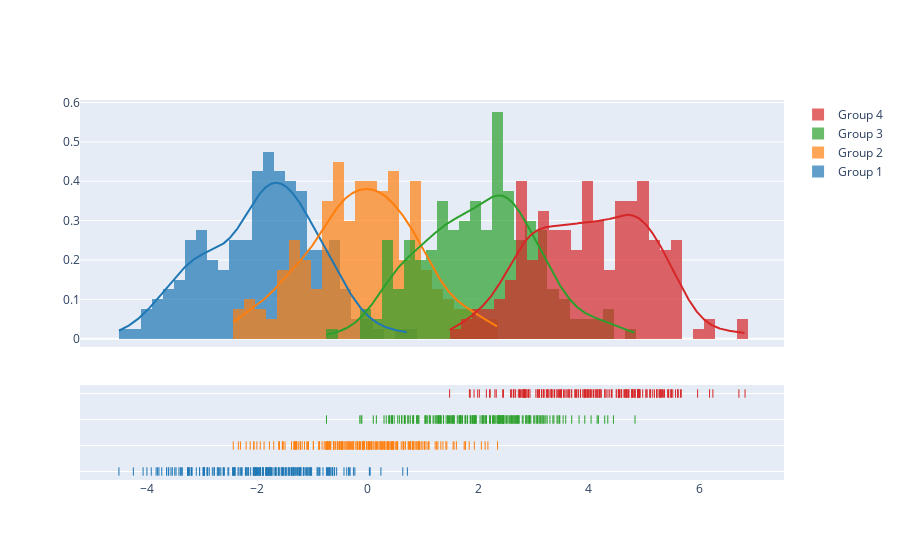

Notebook code for this chart:
### Code cell
import plotly.figure_factory as ff

# Add histogram data
x1 = np.random.randn(200) - 2
x2 = np.random.randn(200)
x3 = np.random.randn(200) + 2
x4 = np.random.randn(200) + 4

# Group data together
hist_data = [x1, x2, x3, x4]

group_labels = ['Group 1', 'Group 2', 'Group 3', 'Group 4']

# Create distplot with custom bin_size
fig = ff.create_distplot(hist_data, group_labels, bin_size=.2)
fig.show()

### Figure 1 — Plotly figure (JSON) as saved in the notebook; plotly's stock layout.template omitted (floating-point values rounded to 4 significant figures; data arrays with more than 128 entries replaced by an {"elided": "..."} marker saying what was removed)
{"data": [{"autobinx": false, "histnorm": "probability density", "legendgroup": "Group 1", "marker": {"color": "rgb(31, 119, 180)"}, "name": "Group 1", "opacity": 0.7, "type": "histogram", "x": {"elided": "200 float values"}, "xaxis": "x", "xbins": {"end": 0.7154, "size": 0.2, "start": -4.505}, "yaxis": "y"}, {"autobinx": false, "histnorm": "probability density", "legendgroup": "Group 2", "marker": {"color": "rgb(255, 127, 14)"}, "name": "Group 2", "opacity": 0.7, "type": "histogram", "x": {"elided": "200 float values"}, "xaxis": "x", "xbins": {"end": 2.348, "size": 0.2, "start": -2.436}, "yaxis": "y"}, {"autobinx": false, "histnorm": "probability density", "legendgroup": "Group 3", "marker": {"color": "rgb(44, 160, 44)"}, "name": "Group 3", "opacity": 0.7, "type": "histogram", "x": {"elided": "200 float values"}, "xaxis": "x", "xbins": {"end": 4.835, "size": 0.2, "start": -0.7491}, "yaxis": "y"}, {"autobinx": false, "histnorm": "probability density", "legendgroup": "Group 4", "marker": {"color": "rgb(214, 39, 40)"}, "name": "Group 4", "opacity": 0.7, "type": "histogram", "x": {"elided": "200 float values"}, "xaxis": "x", "xbins": {"end": 6.826, "size": 0.2, "start": 1.48}, "yaxis": "y"}, {"legendgroup": "Group 1", "marker": {"color": "rgb(31, 119, 180)"}, "mode": "lines", "name": "Group 1", "showlegend": false, "type": "scatter", "x": {"elided": "500 float values"}, "xaxis": "x", "y": {"elided": "500 float values"}, "yaxis": "y"}, {"legendgroup": "Group 2", "marker": {"color": "rgb(255, 127, 14)"}, "mode": "lines", "name": "Group 2", "showlegend": false, "type": "scatter", "x": {"elided": "500 float values"}, "xaxis": "x", "y": {"elided": "500 float values"}, "yaxis": "y"}, {"legendgroup": "Group 3", "marker": {"color": "rgb(44, 160, 44)"}, "mode": "lines", "name": "Group 3", "showlegend": false, "type": "scatter", "x": {"elided": "500 float values"}, "xaxis": "x", "y": {"elided": "500 float values"}, "yaxis": "y"}, {"legendgroup": "Group 4", "marker": {"color": "rgb(214, 39, 40)"}, "mode": "lines", "name": "Group 4", "showlegend": false, "type": "scatter", "x": {"elided": "500 float values"}, "xaxis": "x", "y": {"elided": "500 float values"}, "yaxis": "y"}, {"legendgroup": "Group 1", "marker": {"color": "rgb(31, 119, 180)", "symbol": "line-ns-open"}, "mode": "markers", "name": "Group 1", "showlegend": false, "type": "scatter", "x": {"elided": "200 float values"}, "xaxis": "x", "y": {"elided": "200 str values"}, "yaxis": "y2"}, {"legendgroup": "Group 2", "marker": {"color": "rgb(255, 127, 14)", "symbol": "line-ns-open"}, "mode": "markers", "name": "Group 2", "showlegend": false, "type": "scatter", "x": {"elided": "200 float values"}, "xaxis": "x", "y": {"elided": "200 str values"}, "yaxis": "y2"}, {"legendgroup": "Group 3", "marker": {"color": "rgb(44, 160, 44)", "symbol": "line-ns-open"}, "mode": "markers", "name": "Group 3", "showlegend": false, "type": "scatter", "x": {"elided": "200 float values"}, "xaxis": "x", "y": {"elided": "200 str values"}, "yaxis": "y2"}, {"legendgroup": "Group 4", "marker": {"color": "rgb(214, 39, 40)", "symbol": "line-ns-open"}, "mode": "markers", "name": "Group 4", "showlegend": false, "type": "scatter", "x": {"elided": "200 float values"}, "xaxis": "x", "y": {"elided": "200 str values"}, "yaxis": "y2"}], "layout": {"barmode": "overlay", "hovermode": "closest", "legend": {"traceorder": "reversed"}, "xaxis": {"anchor": "y2", "domain": [0.0, 1.0], "zeroline": false}, "yaxis": {"anchor": "free", "domain": [0.35, 1], "position": 0.0}, "yaxis2": {"anchor": "x", "domain": [0, 0.25], "dtick": 1, "showticklabels": false}}}
